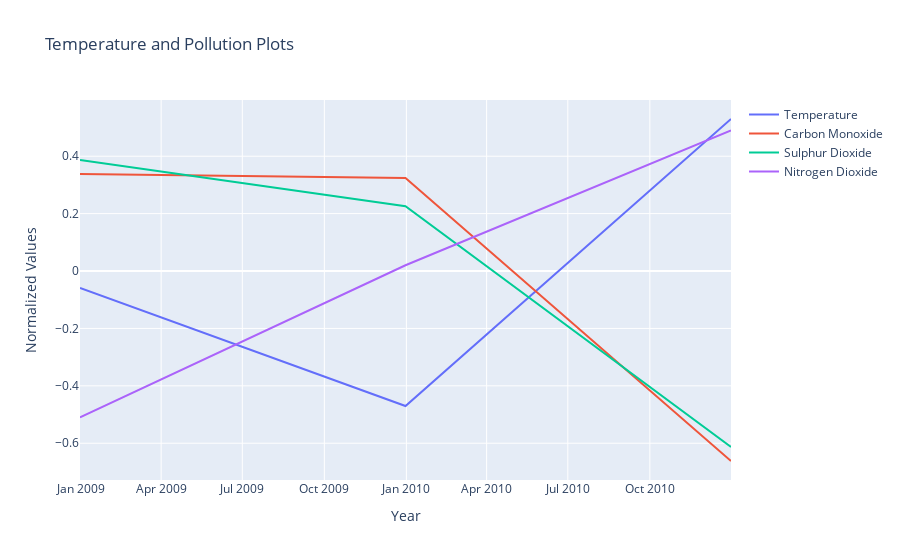

Notebook cell for this chart:
### Code cell
# Plotting the data
trace0 = go.Scatter(
    x = j3_norm.index,
    y = j3_norm['AverageTemperature'],
    mode = 'lines',
    name = 'Temperature'
)

trace1 = go.Scatter(
    x = j3_norm.index,
    y = j3_norm['CO AQI'],
    mode = 'lines',
    name = 'Carbon Monoxide'
)

trace3 = go.Scatter(
    x = j3_norm.index,
    y = j3_norm['SO2 AQI'],
    mode = 'lines',
    name = 'Sulphur Dioxide'
)

trace4 = go.Scatter(
    x = j3_norm.index,
    y = j3_norm['NO2 AQI'],
    mode = 'lines',
    name = 'Nitrogen Dioxide'
)

layout = go.Layout(
    title='Temperature and Pollution Plots',
    xaxis=dict(
        title='Year',
    ),
    yaxis=dict(
        title='Normalized Values',
    )
)

data = [trace0,trace1,trace3,trace4]
fig = go.Figure(data=data, layout=layout)
iplot(fig)

### Figure 1 — Plotly figure (JSON) as saved in the notebook; plotly's stock layout.template omitted (floating-point values rounded to 4 significant figures)
{"data": [{"mode": "lines", "name": "Temperature", "type": "scatter", "x": ["2008-12-31T00:00:00", "2009-12-31T00:00:00", "2010-12-31T00:00:00"], "y": [-0.05925, -0.4704, 0.5296]}, {"mode": "lines", "name": "Carbon Monoxide", "type": "scatter", "x": ["2008-12-31T00:00:00", "2009-12-31T00:00:00", "2010-12-31T00:00:00"], "y": [0.3381, 0.3238, -0.6619]}, {"mode": "lines", "name": "Sulphur Dioxide", "type": "scatter", "x": ["2008-12-31T00:00:00", "2009-12-31T00:00:00", "2010-12-31T00:00:00"], "y": [0.3872, 0.2256, -0.6128]}, {"mode": "lines", "name": "Nitrogen Dioxide", "type": "scatter", "x": ["2008-12-31T00:00:00", "2009-12-31T00:00:00", "2010-12-31T00:00:00"], "y": [-0.51, 0.02008, 0.49]}], "layout": {"title": {"text": "Temperature and Pollution Plots"}, "xaxis": {"title": {"text": "Year"}}, "yaxis": {"title": {"text": "Normalized Values"}}}}
